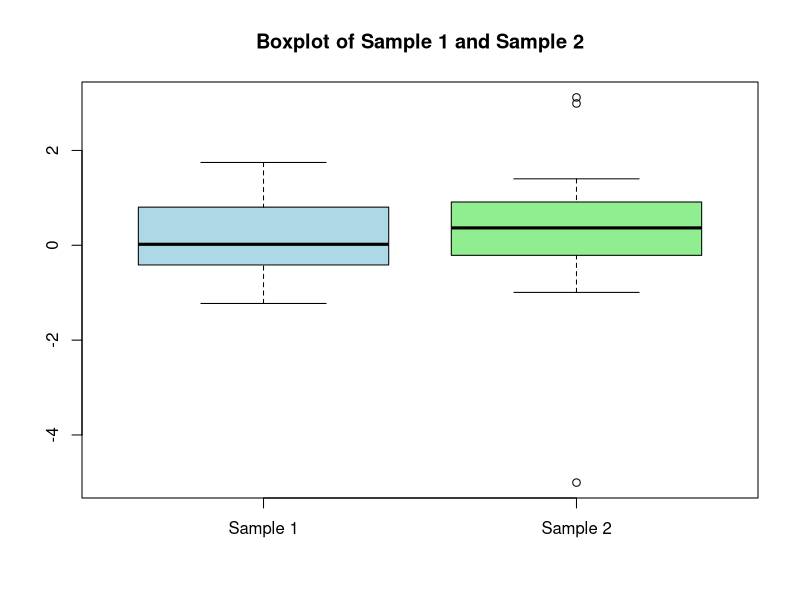
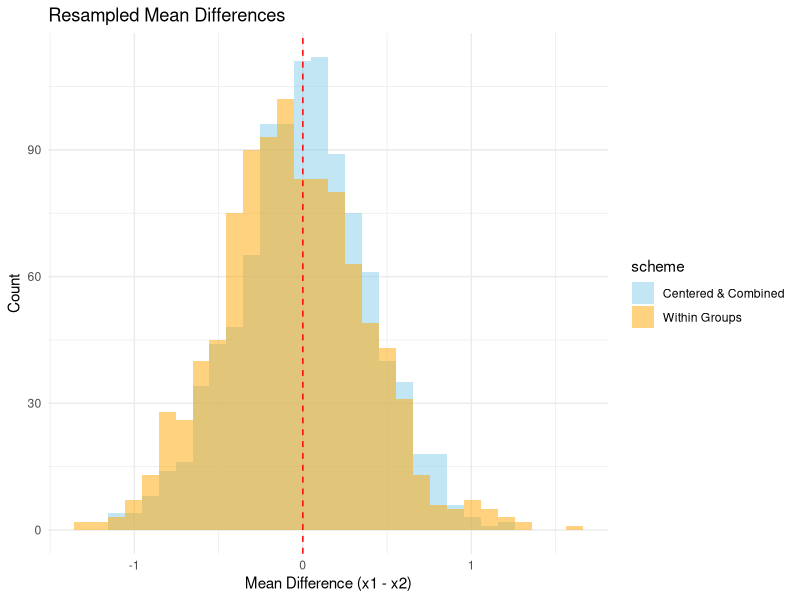

Write the R code that produced these figures, in order.
## ---- chunk 1
knitr::opts_chunk$set(echo = TRUE)
## ---- chunk 2
# Data
x1 <- c(-0.673, -0.584, 0.572, -0.341, -0.218, 0.603, -0.415, -0.013, 
        0.763, 0.804, 0.054, 1.746, -0.472, 1.638, -0.578, 0.947, 
        -0.329, -0.188, 0.794, 0.894, -1.227, 1.059)

x2 <- c(0.913, -0.639, 2.99, -5.004, 3.118, 0.1, 1.128, 0.579, 
        0.32, -0.488, -0.994, -0.212, 0.413, 1.401, 0.007, 
        0.568, -0.005, 0.696)

## ---- chunk 3
# Boxplot for visual comparison
boxplot(x1, x2, names = c("Sample 1", "Sample 2"), col = c("lightblue", "lightgreen"), main = "Boxplot of Sample 1 and Sample 2")

## ---- chunk 4
set.seed(123) # For reproducibility

library(ggplot2)

# Resample with replacement from each group
resample_within_groups <- function(x1, x2, n1, n2, num_resamples = 1000) {
  resampled_diff <- replicate(num_resamples, {
    sample_x1 <- sample(x1, size = n1, replace = TRUE)
    sample_x2 <- sample(x2, size = n2, replace = TRUE)
    mean(sample_x1) - mean(sample_x2)
  })
  return(resampled_diff)
}

# Apply the function
n1 <- length(x1)
n2 <- length(x2)
resampled_diff_within <- resample_within_groups(x1, x2, n1, n2)

## ---- chunk 5
# Resample from centered and combined data
resample_centered_combined <- function(x1, x2, n1, n2, num_resamples = 1000) {
  centered_x1 <- x1 - mean(x1)
  centered_x2 <- x2 - mean(x2)
  combined_centered <- c(centered_x1, centered_x2)
  
  resampled_diff <- replicate(num_resamples, {
    sample_combined <- sample(combined_centered, size = n1 + n2, replace = TRUE)
    resampled_x1 <- sample_combined[1:n1]
    resampled_x2 <- sample_combined[(n1 + 1):(n1 + n2)]
    mean(resampled_x1) - mean(resampled_x2)
  })
  return(resampled_diff)
}

# Apply the function
resampled_diff_combined <- resample_centered_combined(x1, x2, n1, n2)

## ---- chunk 6
# Create a data frame for visualization
resampling_data <- data.frame(
  difference = c(resampled_diff_within, resampled_diff_combined),
  scheme = rep(c("Within Groups", "Centered & Combined"), 
               c(length(resampled_diff_within), length(resampled_diff_combined)))
)

# Plot the distributions
ggplot(resampling_data, aes(x = difference, fill = scheme)) +
  geom_histogram(bins = 30, position = "identity", alpha = 0.5) +
  geom_vline(xintercept = 0, color = "red", linetype = "dashed") +
  labs(title = "Resampled Mean Differences",
       x = "Mean Difference (x1 - x2)",
       y = "Count") +
  scale_fill_manual(values = c("skyblue", "orange")) +
  theme_minimal()

## ---- chunk 7

# Set seed for reproducibility
set.seed(123)

# Function to calculate the t-statistic
t_stat <- function(x1, x2) {
  (mean(x1) - mean(x2)) / 
    sqrt(var(x1) / length(x1) + var(x2) / length(x2))
}

# Bootstrap function: Within Groups
bootstrap_within_groups <- function(x1, x2, num_resamples = 10000) {
  t_boot <- replicate(num_resamples, {
    sample_x1 <- sample(x1, replace = TRUE)
    sample_x2 <- sample(x2, replace = TRUE)
    t_stat(sample_x1, sample_x2)
  })
  return(t_boot)
}

# Bootstrap function: Centered and Combined
bootstrap_centered_combined <- function(x1, x2, num_resamples = 10000) {
  centered_x1 <- x1 - mean(x1)
  centered_x2 <- x2 - mean(x2)
  combined_centered <- c(centered_x1, centered_x2)
  
  t_boot <- replicate(num_resamples, {
    sample_combined <- sample(combined_centered, size = length(combined_centered), replace = TRUE)
    resampled_x1 <- sample_combined[1:length(x1)]
    resampled_x2 <- sample_combined[(length(x1) + 1):length(combined_centered)]
    t_stat(resampled_x1, resampled_x2)
  })
  return(t_boot)
}

# Observed t-statistic
t_observed <- t_stat(x1, x2)

# Perform bootstrapping
num_resamples <- 10000
t_boot_within <- bootstrap_within_groups(x1, x2, num_resamples)
t_boot_combined <- bootstrap_centered_combined(x1, x2, num_resamples)

# Calculate p-values
p_value_within <- mean(abs(t_boot_within) >= abs(t_observed))
p_value_combined <- mean(abs(t_boot_combined) >= abs(t_observed))

# Calculate confidence intervals
ci_within_95 <- quantile(t_boot_within, c(0.025, 0.975))
ci_within_99 <- quantile(t_boot_within, c(0.005, 0.995))

ci_combined_95 <- quantile(t_boot_combined, c(0.025, 0.975))
ci_combined_99 <- quantile(t_boot_combined, c(0.005, 0.995))

# Output results
cat("Bootstrap Results (Within Groups):\n")
cat("P-value:", p_value_within, "\n")
cat("95% CI:", ci_within_95, "\n")
cat("99% CI:", ci_within_99, "\n\n")

cat("Bootstrap Results (Centered & Combined):\n")
cat("P-value:", p_value_combined, "\n")
cat("95% CI:", ci_combined_95, "\n")
cat("99% CI:", ci_combined_99, "\n")

## ---- chunk 8
# Decision based on significance level
alpha_levels <- c(0.05, 0.01)

for (alpha in alpha_levels) {
  decision_within <- ifelse(p_value_within < alpha, "Reject H0", "Fail to Reject H0")
  decision_combined <- ifelse(p_value_combined < alpha, "Reject H0", "Fail to Reject H0")
  
  cat("Significance Level:", alpha, "\n")
  cat("Decision (Within Groups):", decision_within, "\n")
  cat("Decision (Centered & Combined):", decision_combined, "\n\n")
}

## ---- chunk 9
# Function to compute permutation test
permutation_test <- function(x1, x2, num_permutations = 10000) {
  # Combine samples
  combined <- c(x1, x2)
  n1 <- length(x1)
  
  # Observed t-statistic
  t_observed <- t_stat(x1, x2)
  
  # Generate permutation t-statistics
  t_perm <- replicate(num_permutations, {
    permuted <- sample(combined, length(combined), replace = FALSE)
    perm_x1 <- permuted[1:n1]
    perm_x2 <- permuted[(n1 + 1):length(combined)]
    t_stat(perm_x1, perm_x2)
  })
  
  # p-value
  p_value <- mean(abs(t_perm) >= abs(t_observed))
  
  # Confidence intervals
  ci_95 <- quantile(t_perm, c(0.025, 0.975))
  ci_99 <- quantile(t_perm, c(0.005, 0.995))
  
  list(p_value = p_value, ci_95 = ci_95, ci_99 = ci_99, t_perm = t_perm)
}

# Perform permutation test
set.seed(123) # For reproducibility
num_permutations <- 10000
perm_results <- permutation_test(x1, x2, num_permutations)

# Output results
cat("Permutation Test Results:\n")
cat("P-value:", perm_results$p_value, "\n")
cat("95% CI:", perm_results$ci_95, "\n")
cat("99% CI:", perm_results$ci_99, "\n")

## ---- chunk 10
# Decisions based on significance levels
for (alpha in c(0.05, 0.01)) {
  decision <- ifelse(perm_results$p_value < alpha, "Reject H0", "Fail to Reject H0")
  cat("Significance Level:", alpha, "\n")
  cat("Decision:", decision, "\n\n")
}

## ---- chunk 11
# Function to compute Wilcoxon rank-sum statistic
wilcoxon_stat <- function(x1, x2) {
  combined <- c(x1, x2)
  ranks <- rank(combined)
  sum(ranks[1:length(x1)]) # Sum of ranks for x1
}

# Bootstrap function: Within Groups
bootstrap_wilcoxon_within <- function(x1, x2, num_resamples = 10000) {
  w_boot <- replicate(num_resamples, {
    sample_x1 <- sample(x1, replace = TRUE)
    sample_x2 <- sample(x2, replace = TRUE)
    wilcoxon_stat(sample_x1, sample_x2)
  })
  return(w_boot)
}

# Bootstrap function: Centered and Combined
bootstrap_wilcoxon_combined <- function(x1, x2, num_resamples = 10000) {
  centered_x1 <- x1 - mean(x1)
  centered_x2 <- x2 - mean(x2)
  combined_centered <- c(centered_x1, centered_x2)
  
  w_boot <- replicate(num_resamples, {
    sample_combined <- sample(combined_centered, size = length(combined_centered), replace = TRUE)
    resampled_x1 <- sample_combined[1:length(x1)]
    resampled_x2 <- sample_combined[(length(x1) + 1):length(combined_centered)]
    wilcoxon_stat(resampled_x1, resampled_x2)
  })
  return(w_boot)
}

# Observed Wilcoxon statistic
w_observed <- wilcoxon_stat(x1, x2)

# Perform bootstrapping
set.seed(123) # For reproducibility
num_resamples <- 10000
w_boot_within <- bootstrap_wilcoxon_within(x1, x2, num_resamples)
w_boot_combined <- bootstrap_wilcoxon_combined(x1, x2, num_resamples)

# Calculate p-values
p_value_within <- mean(abs(w_boot_within - mean(w_boot_within)) >= abs(w_observed - mean(w_boot_within)))
p_value_combined <- mean(abs(w_boot_combined - mean(w_boot_combined)) >= abs(w_observed - mean(w_boot_combined)))

# Calculate confidence intervals
ci_within_95 <- quantile(w_boot_within, c(0.025, 0.975))
ci_within_99 <- quantile(w_boot_within, c(0.005, 0.995))

ci_combined_95 <- quantile(w_boot_combined, c(0.025, 0.975))
ci_combined_99 <- quantile(w_boot_combined, c(0.005, 0.995))

# Output results
cat("Wilcoxon Test Results (Within Groups):\n")
cat("P-value:", p_value_within, "\n")
cat("95% CI:", ci_within_95, "\n")
cat("99% CI:", ci_within_99, "\n\n")

cat("Wilcoxon Test Results (Centered & Combined):\n")
cat("P-value:", p_value_combined, "\n")
cat("95% CI:", ci_combined_95, "\n")
cat("99% CI:", ci_combined_99, "\n")

## ---- chunk 12
# Decisions based on significance levels
for (alpha in c(0.05, 0.01)) {
  decision_within <- ifelse(p_value_within < alpha, "Reject H0", "Fail to Reject H0")
  decision_combined <- ifelse(p_value_combined < alpha, "Reject H0", "Fail to Reject H0")
  
  cat("Significance Level:", alpha, "\n")
  cat("Decision (Within Groups):", decision_within, "\n")
  cat("Decision (Centered & Combined):", decision_combined, "\n\n")
}

## ---- chunk 13
# Perform t-test
t_test_result <- t.test(x1, x2)
cat("T-Test Results:\n")
cat("P-value:", t_test_result$p.value, "\n")
cat("95% CI:", t_test_result$conf.int, "\n\n")

# Perform Wilcoxon rank-sum test
wilcox_test_result <- wilcox.test(x1, x2)
cat("Wilcoxon Rank-Sum Test Results:\n")
cat("P-value:", wilcox_test_result$p.value, "\n")

# Compare results
cat("Comparison of P-values:\n")
cat("T-Test (Built-in):", t_test_result$p.value, "\n")
cat("T-Test (Bootstrap Within Groups):", p_value_within, "\n")
cat("T-Test (Bootstrap Centered & Combined):", p_value_combined, "\n\n")

cat("Wilcoxon Test (Built-in):", wilcox_test_result$p.value, "\n")
cat("Wilcoxon Test (Bootstrap Within Groups):", p_value_within, "\n")
cat("Wilcoxon Test (Bootstrap Centered & Combined):", p_value_combined, "\n\n")

## ---- chunk 14
# Set seed for reproducibility
set.seed(123)

# Step 1: Generate data
n <- 200

# Independent variables
x1 <- rnorm(n, mean = 2, sd = sqrt(3))  # Normal(2, 3)
x2 <- runif(n, min = 2, max = 4)        # Uniform(2, 4)
x3 <- runif(n, min = -2, max = 2)       # Uniform(-2, 2)
epsilon <- rt(n, df = 5)                # t-distribution, df = 5

# Response variable
y <- 3 + 2 * x1 + x2 + epsilon

# Step 2: Fit initial linear model
model <- lm(y ~ x1 + x2 + x3)

# Extract residuals and fitted values
residuals <- resid(model)
fitted_values <- fitted(model)

# Number of bootstrap samples
num_bootstrap <- 1000

# Bootstrap coefficients
bootstrap_coeffs <- replicate(num_bootstrap, {
  # Resample residuals
  resampled_residuals <- sample(residuals, size = n, replace = TRUE)
  
  # Create new response variable
  y_star <- fitted_values + resampled_residuals
  
  # Fit model to bootstrap sample
  coef(lm(y_star ~ x1 + x2 + x3))
})

# Step 3: Compute percentile confidence intervals
bootstrap_coeffs <- t(bootstrap_coeffs)  # Transpose for easier handling
ci <- apply(bootstrap_coeffs, 2, quantile, probs = c(0.025, 0.975))
colnames(ci) <- names(coef(model))

# Output results
cat("Percentile Confidence Intervals:\n")
print(ci)

# Interpretation for x3
if (0 > ci[1, "x3"] & 0 < ci[2, "x3"]) {
  cat("\nx3 cannot be excluded (CI includes 0).\n")
} else {
  cat("\nx3 can be excluded (CI does not include 0).\n")
}

## ---- chunk 15
# Set seed for reproducibility
set.seed(123)

# Step 1: Fit initial model
model <- lm(y ~ x1 + x2 + x3)

# Number of bootstrap samples
num_bootstrap <- 1000

# Pairs bootstrap for coefficients
bootstrap_coeffs_pairs <- replicate(num_bootstrap, {
  # Resample rows (pairs of y and predictors)
  indices <- sample(1:n, size = n, replace = TRUE)
  y_star <- y[indices]
  x1_star <- x1[indices]
  x2_star <- x2[indices]
  x3_star <- x3[indices]
  
  # Fit the model to the bootstrap sample
  coef(lm(y_star ~ x1_star + x2_star + x3_star))
})

# Transpose bootstrap coefficients for easier handling
bootstrap_coeffs_pairs <- t(bootstrap_coeffs_pairs)

# Step 2: Compute percentile confidence intervals
ci_pairs <- apply(bootstrap_coeffs_pairs, 2, quantile, probs = c(0.025, 0.975))
colnames(ci_pairs) <- names(coef(model))

# Output results
cat("Percentile Confidence Intervals (Pairs Bootstrap):\n")
print(ci_pairs)

# Step 3: Interpretation for x3
if (0 > ci_pairs[1, "x3"] & 0 < ci_pairs[2, "x3"]) {
  cat("\nx3 cannot be excluded (CI includes 0).\n")
} else {
  cat("\nx3 can be excluded (CI does not include 0).\n")
}

